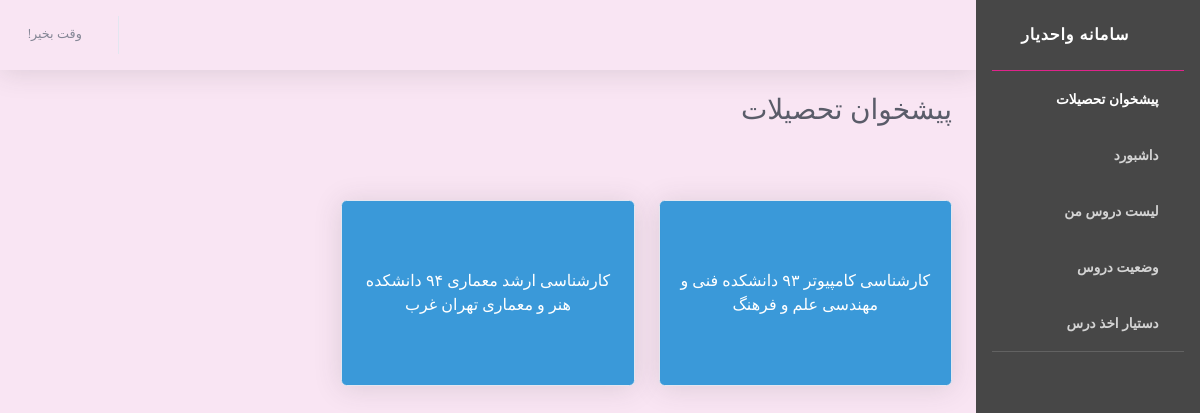
The page / on the database its author committed.
### core/models.py (models this page shows, shortened)
class Study(models.Model):
    degree = models.IntegerField(choices=DEGREE_TYPE_CHOISES, verbose_name="مقطع تحصیلی")
    entrance_year = models.DateField(verbose_name="سال ورود")
    student = models.ForeignKey(
        User,
        on_delete=models.CASCADE,
        verbose_name="دانشجو"
    )
    chart = models.ForeignKey(
        'Chart',
        on_delete=models.CASCADE,
        verbose_name="چارت"
    )
    class Meta:
        verbose_name=u'مقطع تحصیلی '
        verbose_name_plural=u'مقاطع تحصیلی '

class Chart(models.Model):
    title = models.CharField(verbose_name="عنوان چارت" ,max_length = 40)
    is_active = models.BooleanField(verbose_name="فعال بودن")
    degree = models.CharField(verbose_name="مقطع" , max_length = 20)
    acceptance_date = models.DateField(verbose_name="تاریخ تصویب")
    course = models.ManyToManyField("Course" , null=True , blank=True)
    faculty = models.ForeignKey(
        'Faculty',
        on_delete=models.CASCADE,
        verbose_name="دانشکده"
    )
    class Meta:
        verbose_name=u'چارت تحصیلی '
        verbose_name_plural=u'چارت‌های تحصیلی'
    def __str__(self):
        return f" {self.title} دانشکده {self.faculty}"

class Faculty(models.Model):
    name = models.CharField(verbose_name="نام دانشکده" , max_length = 40)
    university = models.ForeignKey(
        'University',
        on_delete=models.CASCADE,
        verbose_name="نام دانشگاه"
    )
    class Meta:
        verbose_name=u'دانشکده '
        verbose_name_plural=u'دانشکده‌ها '
    def __str__(self):
        return f"{self.name} {self.university.name}"

class University(models.Model):
    name = models.CharField(verbose_name="نام دانشگاه", max_length = 40)
    has_associates_degree = models.NullBooleanField(verbose_name="مقطع کاردانی")
    has_bachelors_degree = models.NullBooleanField(verbose_name="مقطع کارشناسی")
    has_masters_degree = models.NullBooleanField(verbose_name="مقطع کارشناسی ارشد")
    has_doctorate_degree = models.NullBooleanField(verbose_name="مقطع دکتری")
    class Meta:
        verbose_name=u' دانشگاه'
        verbose_name_plural=u'دانشگاه‌ها '

### core/views.py (the view)
# urls.py: path('', views.get_index , name='index'),
def get_index(request):
    if request.method =="GET":
        studies = Study.objects.all()
        return render(request, 'core/index.html', {'studies':studies})

### core/templates/core/index.html (shortened to what this page needs)
{% load staticfiles %}
<!DOCTYPE html>
<html lang="en">
<head>
  <link href="/static/core/vendor/fontawesome-free/css/all.min.css" rel="stylesheet" type="text/css">
  <link href="{% static 'core/css/main.css' %}" rel="stylesheet" type="text/css">
  <link href="{% static 'core/css/style.css' %}" rel="stylesheet">
</head>
<body id="page-top">
  <div id="wrapper">
    <ul class="navbar-nav bg-gradient-primary sidebar sidebar-dark accordion pr-0" id="accordionSidebar">
      <a class="sidebar-brand d-flex align-items-center justify-content-center">
        <div class="sidebar-brand-icon rotate-n-15">
          <i class="fas fa-laugh-wink"></i>
        </div>
        <div class="sidebar-brand-text mx-3">سامانه واحدیار</div>
      </a>
      <hr class="sidebar-divider my-0"  style="border-top:1px solid #e0248b">
      <li class="nav-item active">
        <a class="nav-link text-right" href="{% url 'index'%}">
          <i class="fas fa-fw fa-landmark"></i>
          <span>پیشخوان تحصیلات</span></a>
      </li>
      <li class="nav-item active">
        <a class="nav-link text-right" style="color: #D3D3D3 !important;">
          <i class="fas fa-fw fa-tachometer-alt" style="color: #D3D3D3 !important;"></i>
          <span>داشبورد</span></a>
      </li>
      <li class="nav-item active">
        <a class="nav-link text-right" style="color: #D3D3D3 !important;">
          <i class="fas fa-fw fa-list-alt" style="color: #D3D3D3 !important;"></i>
          <span>لیست دروس من</span></a>
      </li>
      <li class="nav-item active">
        <a class="nav-link text-right" style="color: #D3D3D3 !important;">
            <i class="fas fa-fw fa-tasks" style="color: #D3D3D3 !important;"></i>
          <span>وضعیت دروس</span></a>
      </li>
      <li class="nav-item active">
        <a class="nav-link text-right" style="color: #D3D3D3 !important;">
          <i class="fab fa-fw fa-hire-a-helper" style="color: #D3D3D3 !important;"></i>
          <span>دستیار اخذ درس</span></a>
      </li>
      <hr class="sidebar-divider">
    </ul>
    <div id="content-wrapper" class="d-flex flex-column">
      <div id="content">
        <nav class="navbar navbar-expand navbar-light bg-white topbar mb-4 static-top shadow">
          <ul class="navbar-nav float-left">
            <li class="nav-item dropdown no-arrow">
              <a class="nav-link dropdown-toggle" href="#" id="userDropdown" role="button" data-toggle="dropdown"
                aria-haspopup="true" aria-expanded="false">
                <span class="mr-2 d-none d-lg-inline text-gray-600 small">
                    وقت بخیر{{ user.username }}!
                 </span>
              </a>
            </li>
          </ul>
        </nav>
        <div class="container-fluid">
          <div class="text-right mb-4">
            <h1 class="h3 mb-5 text-gray-800">پیشخوان تحصیلات</h1>
          </div>
          <div class="row text-center">
            {% for study in studies %}
              <div class="col-xl-4 col-md-6 mb-4">
                <div class="card shadow my-4">
                  <div class="card-body">
                    <div class=" py-5 pb-2">
                      <a href="{% url 'dashboard' study_id=study.pk %}"> {{study.get_degree_display}}
                          {{study.chart}}
                      </a>
                    </div>
                  </div>
                </div>
              </div>
            {% endfor %}
          </div>
        </div>
      </div>
    </div>
  </div>
</body>
</html>

### core/static/core/css/main.css (style rules this page uses)
body { direction: rtl; }
.topbar { display: flex !important; justify-content: space-between !important; }

### rows shown on the page
Study: degree "کارشناسی", chart "کامپیوتر ۹۳ دانشکده فنی و مهندسی علم و فرهنگ"
Study: degree "کارشناسی ارشد", chart "معماری ۹۴ دانشکده هنر و معماری تهران غرب"
